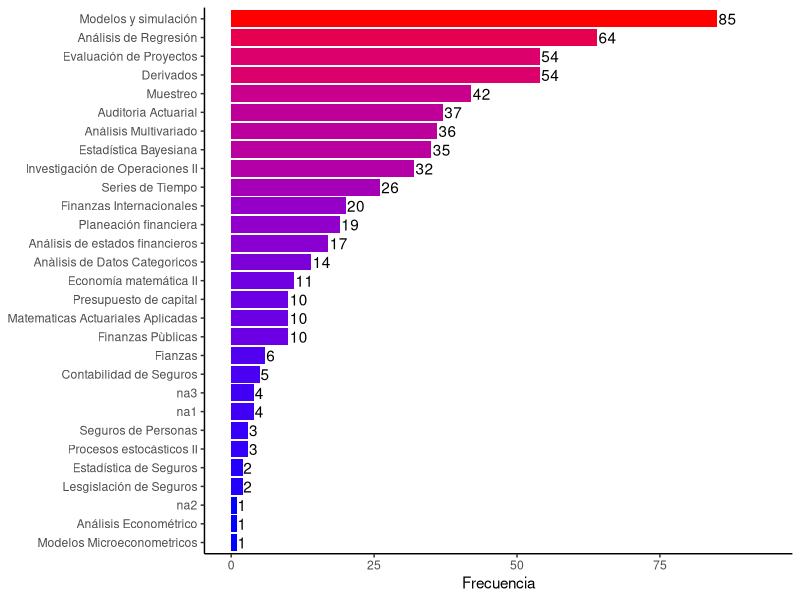
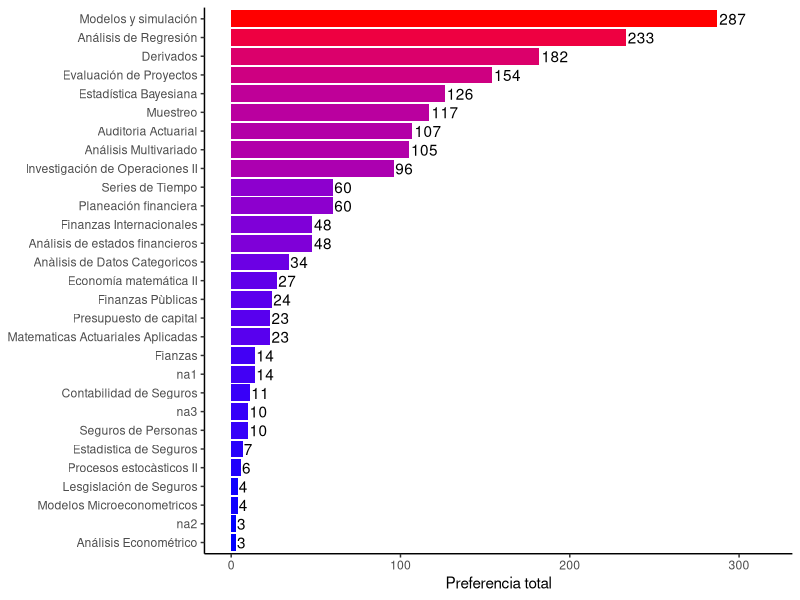
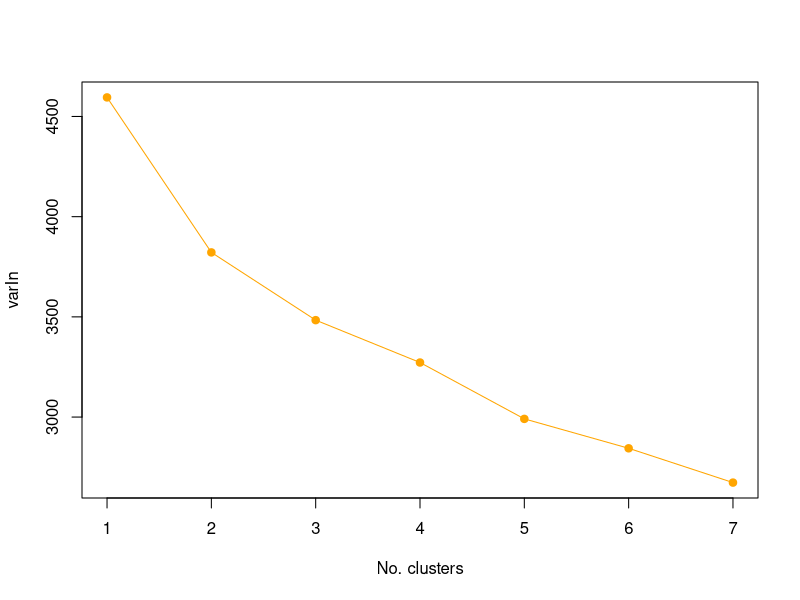

The R source for these figures, in order:
## ---- chunk 1
dat1 <- read.csv("eleccciodeoptativas2016grupo2.xlsx - Base completa de eleccion.csv", 
				 dec = ",")

dat2 <- read.csv("eleccciodeoptativas2016grupo2.xlsx - resumen.csv", header = F)[, 1:2]

library(reshape2)

colnames(dat2) <- c("materia", "clave")

dat1 <- na.omit(dat1)
dat2 <- na.omit(dat2)

trainData.pre <- dat1[, c(1, 3:4)]
## ---- chunk 2
library(knitr)

kable(head(dat1))
kable(head(dat2))
## ---- chunk 3
x <- melt(trainData.pre, id.vars = c("Individuo","Clave")) # Melt previo
encoding <- acast(x, Individuo ~ Clave) # Pasamos las materias como columnas

index <- is.na(encoding) # Buscamos los NA's
encoding[index] <- 0 # Los remplazamos
## ---- chunk 4

base.temp <- cbind(data.frame(no.individuo = 1:nrow(encoding)), encoding)

kable(base.temp[1:3, 1:5])
## ---- chunk 5

e <- data.frame(Top = rownames(t(encoding)))
a <- merge(e, dat2, by.x = 'Top', by.y = 'clave', all.x = TRUE) # Cruze de las tablas
ax <- as.character(a$materia)
ax.nas <- is.na(ax) # Posiciones de los NA's
ax[ax.nas] <- paste0('na', 1:sum(ax.nas))
encoding2 <- t(encoding)
rownames(encoding2) <- ax

library(data.table)
library(ggplot2)

stats <- encoding2

stats[ stats == 0] <- NA # Regresamos los valores a NA
stats.media <- apply(stats, 1, sum, na.rm = T)

stats[!is.na(stats)] <- 1 # Solo contaremos las apariciones de cada materia(no importa la preferencia)
stats.suma = apply(stats, 1, sum, na.rm = T)

frecc <- data.table(media = round(stats.media, 2),
					suma = stats.suma,
					nom = rownames(stats)) # Para contar por incidencia y no por preferencia)


## ---- chunk 6
var.sel <- "suma"
frecc <- frecc[order(frecc[ , var.sel, with = F])] # Orden de las barras
frecc$nom <- factor(frecc$nom, levels = unique(frecc$nom)) # Para poder mantener un orden distinto


pt1 <- ggplot(data = frecc, aes_string(x = "nom", y = var.sel, fill = var.sel, label = var.sel))
pt2 <- pt1 + geom_bar(stat = "identity") + coord_flip() + scale_fill_gradient(low = "blue", 
																			  high = "red")
pt3 <- pt2 + geom_text(hjust = -0.08) + scale_y_continuous(limits = c(0, 1.1*max(frecc[, var.sel, 
																					   with = F])))
pt4 <- pt3 + xlab(NULL) + ylab("Frecuencia")
pt4 + theme_classic() + theme(legend.position = "none")
## ---- chunk 7
var.sel <- "media"
frecc <- frecc[order(frecc[ , var.sel, with = F])] # Orden de las barras
frecc$nom <- factor(frecc$nom, levels = unique(frecc$nom)) # Para poder mantener un orden distinto


pt1 <- ggplot(data = frecc, aes_string(x = "nom", y = var.sel, fill = var.sel, 
									   label = var.sel, 2))
pt2 <- pt1 + geom_bar(stat = "identity") + coord_flip() + scale_fill_gradient(low = "blue", 
																			  high = "red")
pt3 <- pt2 + geom_text(hjust = -0.08) + scale_y_continuous(limits = c(0, 1.1*max(frecc[, var.sel, 
																					   with = F])))
pt4 <- pt3 + xlab(NULL) + ylab("Preferencia total")
pt4 + theme_classic() + theme(legend.position = "none")
## ---- chunk 8
set.seed(0)
varIn <- c() # Vector que guardara las varianzas totales

for (i in 1:7)
{
    varIn[i] <- tryCatch(sum(kmeans(encoding, centers = i)$withinss),
                         warnings = "warning", error = "aqui")  # Por si algun modelo falla
}

plot(varIn, col = "orange", xlab = "No. clusters", pch = 19)
lines(varIn, col = "orange") # Graficamos la varianza acumulada

K <- 5
## ---- chunk 9
Jerarquia <- hclust(dist(encoding)) # Cluster Jerarquico desdepues de hacer una elección del K
GruposJerarquia <- cutree(Jerarquia, K) # con K-means

FiltroMateria <- function(grupo, etiquetas, datos, dat2)
{
    Filtro <- function(datos, etiquetas)
        {
        datos[ datos == 0] <- NA
        kpi <- apply(datos[etiquetas==grupo,], 2, mean, na.rm = TRUE)
        top <- data.frame( Top  = names(kpi[order(kpi, decreasing = TRUE)][1:3]), 
        				   kpi = kpi[order(kpi, decreasing = TRUE)][1:3])
        Top <- merge(top, dat2, by.x = 'Top', by.y = 'clave')
        return(Top[order(Top['kpi']),])
        }
    
    
} # Funcion para obtener los tops por media de materias para los grupos

